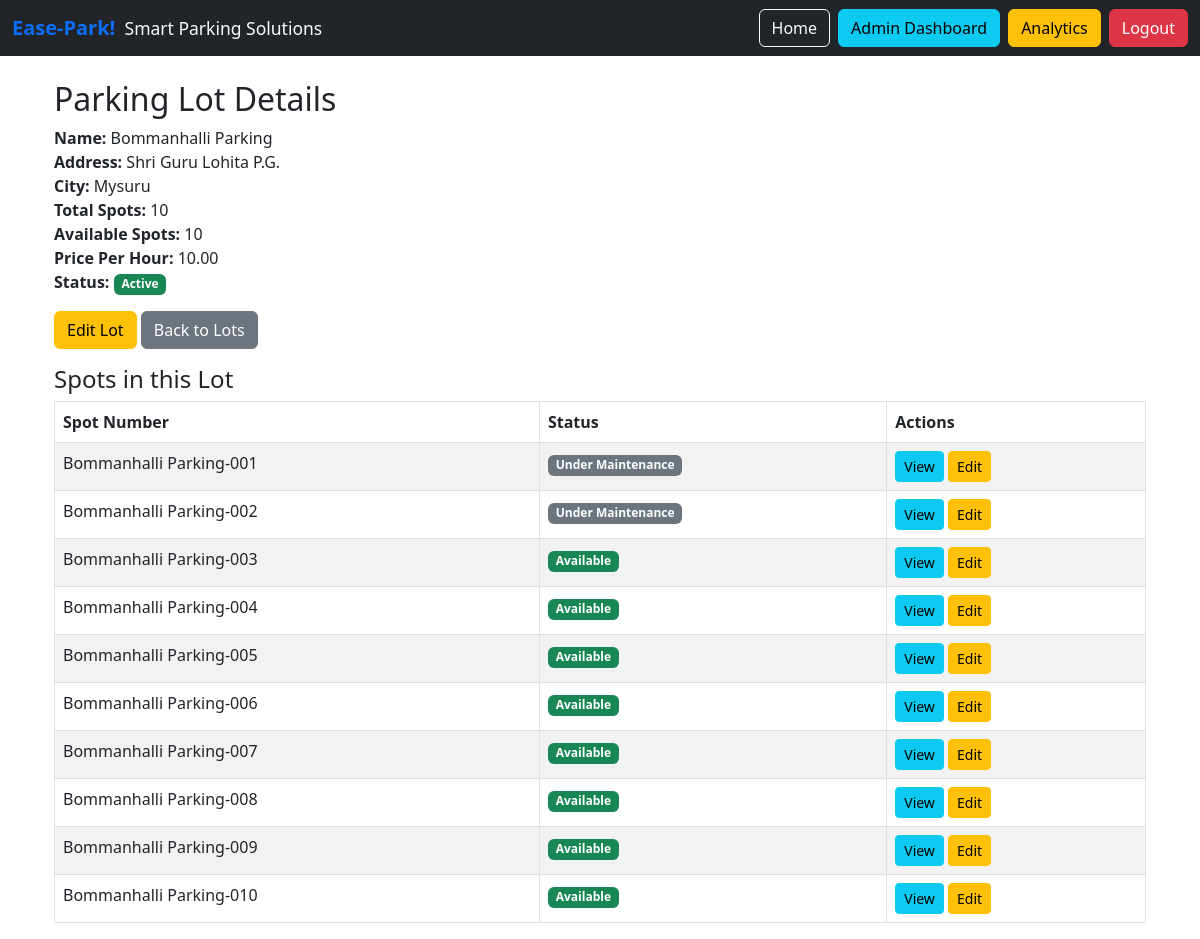
The page /admin/lots/10 (signed in) on the database its author committed.
### app/models/parking.py (models this page shows, shortened)
class ParkingLot(BaseModel):
    __tablename__ = "parking_lots"
    name = db.Column(db.String(200), nullable=False)
    address = db.Column(db.Text, nullable=False)
    city_id = db.Column(db.Integer, db.ForeignKey('cities.id'), nullable=False)
    total_spots = db.Column(db.Integer, nullable=False, default=0)
    available_spots = db.Column(db.Integer, nullable=False, default=0)
    price_per_hour = db.Column(db.Numeric(10, 2), nullable=False, default=Decimal('10.00'))
    status = db.Column(db.Enum(ParkingLotStatus), default=ParkingLotStatus.ACTIVE, nullable=False)
    city = db.relationship('City', back_populates='parking_lots')
    parking_spots = db.relationship('ParkingSpot', back_populates='parking_lot', cascade='all, delete-orphan')

class ParkingSpot(BaseModel):
    __tablename__ = "parking_spots"
    spot_number = db.Column(db.String(10), nullable=False)
    parking_lot_id = db.Column(db.Integer, db.ForeignKey('parking_lots.id'), nullable=False)
    status = db.Column(db.Enum(SpotStatus), default=SpotStatus.AVAILABLE.value, nullable=False)
    parking_lot = db.relationship('ParkingLot', back_populates='parking_spots')
    reservations = db.relationship('Reservation', back_populates='parking_spot')
    __table_args__ = (db.UniqueConstraint('spot_number', 'parking_lot_id'),)

### app/models/geography.py (models this page shows, shortened)
class City(BaseModel):
    __tablename__ = "cities"
    name = db.Column(db.String(100), nullable=False)
    state_id = db.Column(db.Integer, db.ForeignKey('states.id'), nullable=False)
    pin_code = db.Column(db.String(20), nullable=True)
    status = db.Column(db.Enum(GeographyStatus), default=GeographyStatus.ACTIVE, nullable=False)
    state = db.relationship('State', back_populates='cities')
    parking_lots = db.relationship('ParkingLot', back_populates='city', cascade='all, delete-orphan')
    __table_args__ = (db.UniqueConstraint('name', 'state_id', name='unique_city_per_state'),)

### app/routes/admin.py (the view)
@admin_bp.route('/lots/<int:lot_id>')
@require_permission(PermissionType.VIEW_PARKING_DETAILS.value)
@refresh_db_session
def view_parking_lot_details(lot_id):
    lot = ParkingLot.query.get_or_404(lot_id)
    spots = ParkingSpot.query.filter_by(parking_lot_id=lot.id).all()
    return render_template('admin/parking/lot_details.html', lot=lot, spots=spots)

### app/__init__.py (called while the page is built)
def create_app(config_name='default'):
    app = Flask(__name__)
    app.config.from_object(config[config_name])
    db.init_app(app)
    login_manager.init_app(app)
    login_manager.login_view = 'auth.login'
    jwt = JWTManager(app)
    init_database(app)
    from app.models.user import User
    @login_manager.user_loader
    def load_user(user_id):
        return User.query.get(int(user_id))
    register_blueprints(app)
    return app

### app/models/user.py (called while the page is built)
    @property
    def is_active(self):
        return self.status == UserStatus.ACTIVE

### app/routes/admin.py (called while the page is built)
def refresh_db_session(func):
    @wraps(func)
    def wrapper(*args, **kwargs):
        db.session.expire_all()
        return func(*args, **kwargs)
    return wrapper

### app/templates/admin/parking/lot_details.html
{% extends 'base.html' %}
{% block content %}
<div class="container mt-4">
  <h2>Parking Lot Details</h2>
  <div class="mb-3">
    <strong>Name:</strong> {{ lot.name }}<br>
    <strong>Address:</strong> {{ lot.address }}<br>
    <strong>City:</strong> {{ lot.city.name if lot.city else '' }}<br>
    <strong>Total Spots:</strong> {{ lot.total_spots }}<br>
    <strong>Available Spots:</strong> {{ lot.available_spots }}<br>
    <strong>Price Per Hour:</strong> {{ lot.price_per_hour }}<br>
    <strong>Status:</strong>
    {% if lot.status.value == 'active' %}
      <span class="badge bg-success">Active</span>
    {% elif lot.status.value == 'inactive' %}
      <span class="badge bg-secondary">Inactive</span>
    {% elif lot.status.value == 'under_maintenance' %}
      <span class="badge bg-warning text-dark">Under Maintenance</span>
    {% elif lot.status.value == 'banned' %}
      <span class="badge bg-danger">Banned</span>
    {% else %}
      <span class="badge bg-light text-dark">{{ lot.status.value|capitalize }}</span>
    {% endif %}
  </div>
  <a href="{{ url_for('admin.edit_parking_lot', lot_id=lot.id) }}" class="btn btn-warning mb-3">Edit Lot</a>
  <a href="{{ url_for('admin.list_lots') }}" class="btn btn-secondary mb-3">Back to Lots</a>
  <h4>Spots in this Lot</h4>
  <table class="table table-bordered table-striped">
    <thead>
      <tr>
        <th>Spot Number</th>
        <th>Status</th>
        <th>Actions</th>
      </tr>
    </thead>
    <tbody>
      {% for spot in spots %}
      <tr>
        <td>{{ spot.spot_number }}</td>
        <td>
          {% if spot.status.value == 'available' %}
            <span class="badge bg-success">Available</span>
          {% elif spot.status.value == 'occupied' %}
            <span class="badge bg-danger">Occupied</span>
          {% elif spot.status.value == 'reserved' %}
            <span class="badge bg-warning text-dark">Reserved</span>
          {% elif spot.status.value == 'under_maintenance' %}
            <span class="badge bg-secondary">Under Maintenance</span>
          {% elif spot.status.value == 'banned' %}
            <span class="badge bg-dark">Banned</span>
          {% else %}
            <span class="badge bg-light text-dark">{{ spot.status.value|capitalize }}</span>
          {% endif %}
        </td>
        <td>
          <a href="{{ url_for('admin.view_parking_spot_details', spot_id=spot.id) }}" class="btn btn-info btn-sm">View</a>
          <a href="{{ url_for('admin.edit_parking_spot', spot_id=spot.id) }}" class="btn btn-warning btn-sm">Edit</a>
        </td>
      </tr>
      {% endfor %}
    </tbody>
  </table>
</div>
{% endblock %}

### rows shown on the page
ParkingLot: name "Bommanhalli Parking", address "Shri Guru Lohita P.G.", total_spots "10", available_spots "10", price_per_hour "10.00"
City: city "Mysuru"
ParkingSpot: spot_number "Bommanhalli Parking-001", shows "Under Maintenance"
ParkingSpot: spot_number "Bommanhalli Parking-002", shows "Under Maintenance"
ParkingSpot: spot_number "Bommanhalli Parking-003", status "Available"
ParkingSpot: spot_number "Bommanhalli Parking-004", status "Available"
ParkingSpot: spot_number "Bommanhalli Parking-005", status "Available"
ParkingSpot: spot_number "Bommanhalli Parking-006", status "Available"
ParkingSpot: spot_number "Bommanhalli Parking-007", status "Available"
ParkingSpot: spot_number "Bommanhalli Parking-008", status "Available"
ParkingSpot: spot_number "Bommanhalli Parking-009", status "Available"
ParkingSpot: spot_number "Bommanhalli Parking-010", status "Available"
